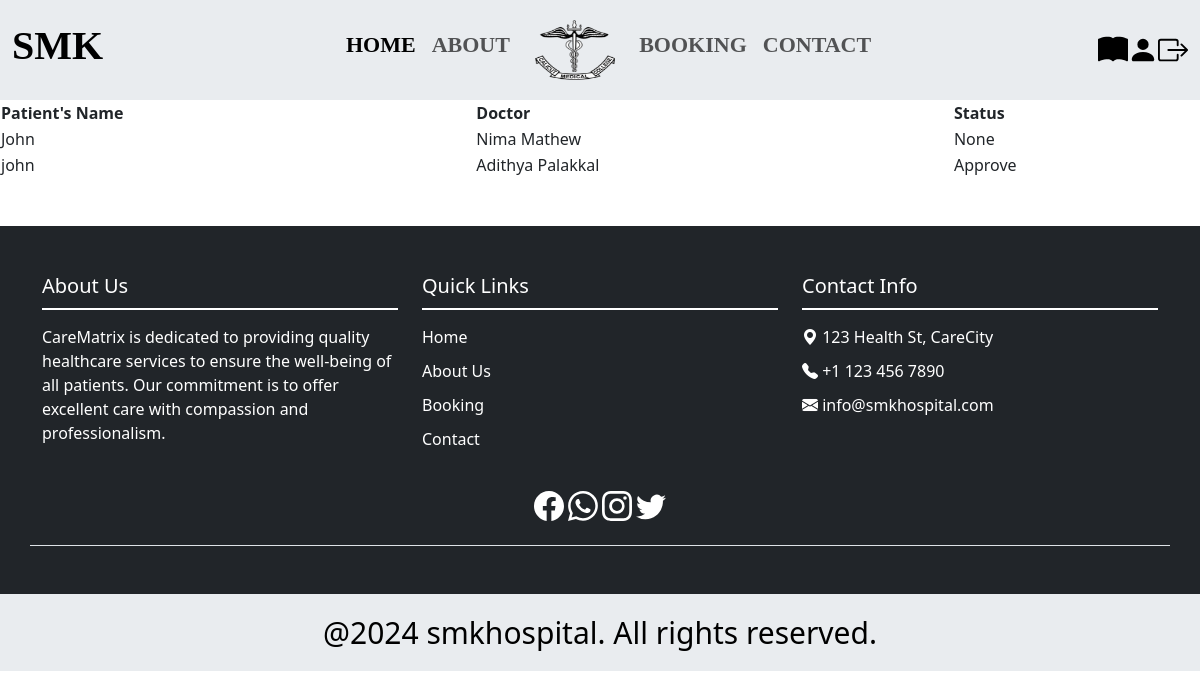
Before: /view_payment (signed in) with the older database file.
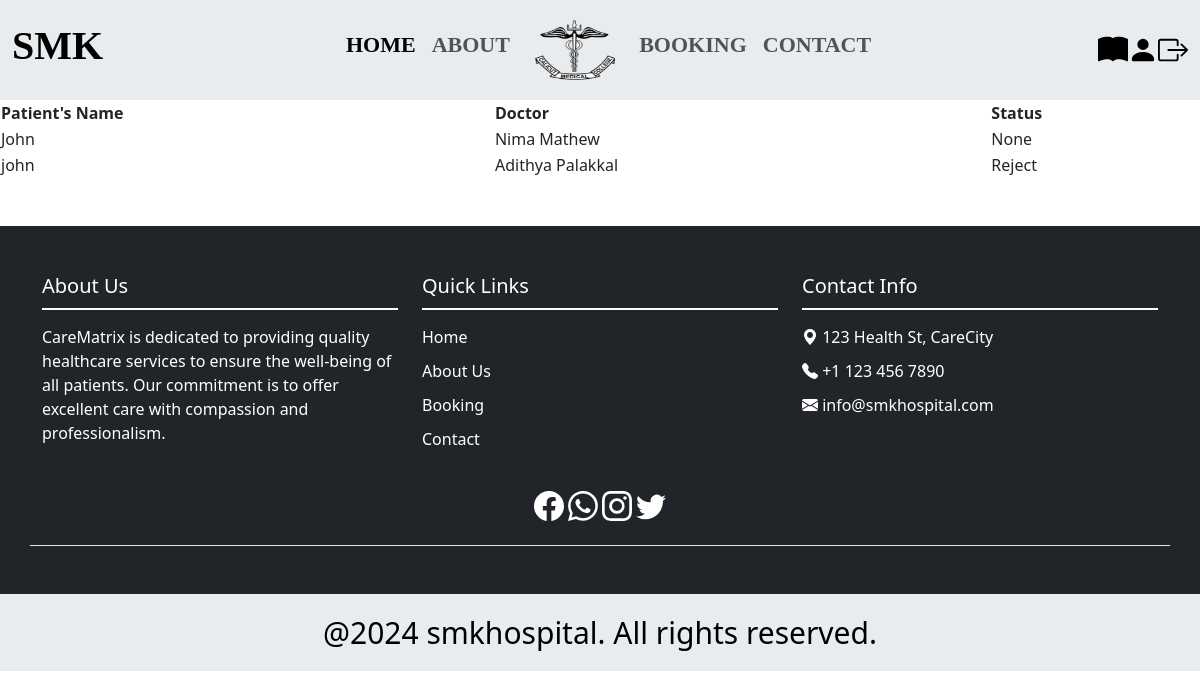
After: the same page with the newer database file.
### app/models.py (models this page shows, shortened)
class Booking(models.Model):
    user=models.ForeignKey(CustomUser, on_delete=models.CASCADE)
    p_name = models.CharField(max_length=200)
    p_phone=models.CharField(max_length=10)
    p_email=models.EmailField()
    name=models.ForeignKey(Doctors, on_delete=models.CASCADE)
    booking_date=models.DateField()
    booked_on=models.DateField(auto_now=True)
    STATUS_CHOICES = [
         ('Pending','Pending'),
         ('Approve','Approve'),
         ('Reject','Reject')
    ]
    status = models.CharField(null=True,blank=True,max_length=100,choices=STATUS_CHOICES,default='pending')

class Doctors(models.Model):
    doc = models.ForeignKey(CustomUser,on_delete=models.CASCADE)
    name=models.CharField(max_length=100)
    speciality=models.CharField(max_length=100)
    department=models.CharField(max_length=100)
    image=models.FileField()

### app/views.py (the view)
# urls.py: path('view_payment',views.view_payment,name='view_payment'),
def view_payment(request):
    data = CustomUser.objects.get(id=request.user.id)
    book = Booking.objects.filter(user=data.id)
    return render(request,'users/view_payment.html',{'data':book})

### template/users/view_payment.html (shortened to what this page needs)
{% extends 'users/base.html' %}
{% block content %}
<table style="width: 100%;">
    <tr>
        <th>Patient's Name</th>
        <th>Doctor</th>
        <th>Status</th>
    </tr>
    {% for i in data%}
    <tr>
        <td>{{ i.p_name }}</td>
        <td>{{ i.name.name }}</td>
        <td>{{ i.status }}</td>
    </tr>
    {% endfor %}
</table>
{% endblock %}

Changed rows visible on the page:
changed Booking "john": status "Approve" → "Reject"
